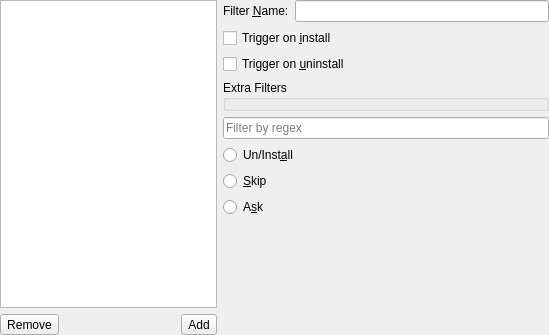
<?xml version="1.0" encoding="UTF-8"?>
<ui version="4.0">
 <class>FiltersWidget</class>
 <widget class="QWidget" name="FiltersWidget">
  <property name="geometry">
   <rect>
    <x>0</x>
    <y>0</y>
    <width>549</width>
    <height>335</height>
   </rect>
  </property>
  <property name="windowTitle">
   <string>Edit Database Filters</string>
  </property>
  <property name="whatsThis">
   <string>Edit the filters to be used to determine which packages should be added to the database. Everytime you un/install packages, they are compared against these filters to decide if they should be synced.</string>
  </property>
  <layout class="QHBoxLayout" name="horizontalLayout_3" stretch="2,3">
   <property name="leftMargin">
    <number>0</number>
   </property>
   <property name="topMargin">
    <number>0</number>
   </property>
   <property name="rightMargin">
    <number>0</number>
   </property>
   <property name="bottomMargin">
    <number>0</number>
   </property>
   <item>
    <layout class="QVBoxLayout" name="verticalLayout">
     <item>
      <widget class="QListView" name="listView"/>
     </item>
     <item>
      <layout class="QHBoxLayout" name="horizontalLayout">
       <item>
        <widget class="QToolButton" name="removeButton">
         <property name="text">
          <string>Remove</string>
         </property>
         <property name="icon">
          <iconset theme="list-remove">
           <normaloff>.</normaloff>.</iconset>
         </property>
         <property name="toolButtonStyle">
          <enum>Qt::ToolButtonFollowStyle</enum>
         </property>
        </widget>
       </item>
       <item>
        <spacer name="horizontalSpacer">
         <property name="orientation">
          <enum>Qt::Horizontal</enum>
         </property>
         <property name="sizeHint" stdset="0">
          <size>
           <width>40</width>
           <height>20</height>
          </size>
         </property>
        </spacer>
       </item>
       <item>
        <widget class="QToolButton" name="addButton">
         <property name="text">
          <string>Add</string>
         </property>
         <property name="icon">
          <iconset theme="list-add">
           <normaloff>.</normaloff>.</iconset>
         </property>
         <property name="toolButtonStyle">
          <enum>Qt::ToolButtonFollowStyle</enum>
         </property>
        </widget>
       </item>
      </layout>
     </item>
    </layout>
   </item>
   <item>
    <layout class="QVBoxLayout" name="verticalLayout_2">
     <item>
      <layout class="QHBoxLayout" name="horizontalLayout_2">
       <item>
        <widget class="QLabel" name="label">
         <property name="text">
          <string>Filter &amp;Name:</string>
         </property>
         <property name="buddy">
          <cstring>lineEdit_2</cstring>
         </property>
        </widget>
       </item>
       <item>
        <widget class="QLineEdit" name="lineEdit_2"/>
       </item>
      </layout>
     </item>
     <item>
      <widget class="QCheckBox" name="checkBox">
       <property name="text">
        <string>Trigger on &amp;install</string>
       </property>
      </widget>
     </item>
     <item>
      <widget class="QCheckBox" name="checkBox_2">
       <property name="text">
        <string>Trigger on &amp;uninstall</string>
       </property>
      </widget>
     </item>
     <item>
      <widget class="QGroupBox" name="groupBox_2">
       <property name="title">
        <string>Extra Filters</string>
       </property>
      </widget>
     </item>
     <item>
      <widget class="QLineEdit" name="lineEdit">
       <property name="placeholderText">
        <string>Filter by regex</string>
       </property>
      </widget>
     </item>
     <item>
      <widget class="QRadioButton" name="radioButton">
       <property name="text">
        <string>Un/Inst&amp;all</string>
       </property>
      </widget>
     </item>
     <item>
      <widget class="QRadioButton" name="radioButton_2">
       <property name="text">
        <string>&amp;Skip</string>
       </property>
      </widget>
     </item>
     <item>
      <widget class="QRadioButton" name="radioButton_3">
       <property name="text">
        <string>A&amp;sk</string>
       </property>
      </widget>
     </item>
     <item>
      <spacer name="verticalSpacer">
       <property name="orientation">
        <enum>Qt::Vertical</enum>
       </property>
       <property name="sizeHint" stdset="0">
        <size>
         <width>20</width>
         <height>40</height>
        </size>
       </property>
      </spacer>
     </item>
    </layout>
   </item>
  </layout>
 </widget>
 <resources/>
 <connections/>
</ui>
